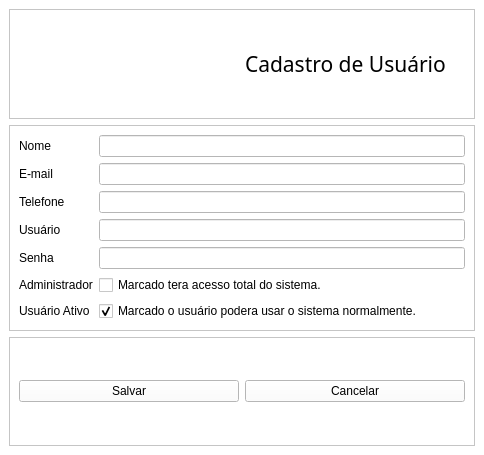
<?xml version="1.0" encoding="UTF-8"?>
<ui version="4.0">
 <class>CadastrodeUsuario</class>
 <widget class="QMainWindow" name="CadastrodeUsuario">
  <property name="windowModality">
   <enum>Qt::ApplicationModal</enum>
  </property>
  <property name="geometry">
   <rect>
    <x>0</x>
    <y>0</y>
    <width>484</width>
    <height>455</height>
   </rect>
  </property>
  <property name="windowTitle">
   <string>Cadastro de Usuário</string>
  </property>
  <property name="styleSheet">
   <string notr="true">background-color: rgb(255, 255, 255);</string>
  </property>
  <widget class="QWidget" name="centralwidget">
   <layout class="QVBoxLayout" name="verticalLayout">
    <item>
     <widget class="QFrame" name="frame_4">
      <property name="frameShape">
       <enum>QFrame::StyledPanel</enum>
      </property>
      <property name="frameShadow">
       <enum>QFrame::Raised</enum>
      </property>
      <layout class="QHBoxLayout" name="horizontalLayout">
       <item>
        <widget class="QLabel" name="TX_Foto">
         <property name="sizePolicy">
          <sizepolicy hsizetype="Preferred" vsizetype="Minimum">
           <horstretch>0</horstretch>
           <verstretch>0</verstretch>
          </sizepolicy>
         </property>
         <property name="text">
          <string/>
         </property>
         <property name="pixmap">
          <pixmap>../Arte/user_person_customer_man_1532.ico</pixmap>
         </property>
         <property name="scaledContents">
          <bool>false</bool>
         </property>
         <property name="alignment">
          <set>Qt::AlignCenter</set>
         </property>
        </widget>
       </item>
       <item>
        <widget class="QLabel" name="TX_Cadastro">
         <property name="font">
          <font>
           <family>Marlboro</family>
           <pointsize>16</pointsize>
          </font>
         </property>
         <property name="text">
          <string>Cadastro de Usuário</string>
         </property>
         <property name="alignment">
          <set>Qt::AlignLeading|Qt::AlignLeft|Qt::AlignVCenter</set>
         </property>
        </widget>
       </item>
      </layout>
     </widget>
    </item>
    <item>
     <widget class="QFrame" name="frame">
      <property name="frameShape">
       <enum>QFrame::StyledPanel</enum>
      </property>
      <property name="frameShadow">
       <enum>QFrame::Raised</enum>
      </property>
      <layout class="QFormLayout" name="formLayout">
       <item row="0" column="0">
        <widget class="QLabel" name="TX_Nome">
         <property name="text">
          <string>Nome</string>
         </property>
        </widget>
       </item>
       <item row="0" column="1">
        <widget class="QLineEdit" name="CP_Nome"/>
       </item>
       <item row="1" column="0">
        <widget class="QLabel" name="TX_Email">
         <property name="text">
          <string>E-mail</string>
         </property>
        </widget>
       </item>
       <item row="1" column="1">
        <widget class="QLineEdit" name="CP_Email"/>
       </item>
       <item row="2" column="0">
        <widget class="QLabel" name="TX_Telefone">
         <property name="text">
          <string>Telefone</string>
         </property>
        </widget>
       </item>
       <item row="2" column="1">
        <widget class="QLineEdit" name="CP_Telefone"/>
       </item>
       <item row="4" column="0">
        <widget class="QLabel" name="TX_Senha">
         <property name="text">
          <string>Senha</string>
         </property>
        </widget>
       </item>
       <item row="3" column="0">
        <widget class="QLabel" name="TX_Usuario">
         <property name="text">
          <string>Usuário</string>
         </property>
        </widget>
       </item>
       <item row="5" column="0">
        <widget class="QLabel" name="TX_Administrador">
         <property name="text">
          <string>Administrador</string>
         </property>
        </widget>
       </item>
       <item row="6" column="0">
        <widget class="QLabel" name="TX_Ativo">
         <property name="text">
          <string>Usuário Ativo</string>
         </property>
        </widget>
       </item>
       <item row="3" column="1">
        <widget class="QLineEdit" name="CP_Usuario">
         <property name="echoMode">
          <enum>QLineEdit::Normal</enum>
         </property>
        </widget>
       </item>
       <item row="4" column="1">
        <widget class="QLineEdit" name="CP_Senha">
         <property name="echoMode">
          <enum>QLineEdit::Password</enum>
         </property>
        </widget>
       </item>
       <item row="5" column="1">
        <widget class="QCheckBox" name="CP_Administrador">
         <property name="toolTipDuration">
          <number>1</number>
         </property>
         <property name="text">
          <string>Marcado tera acesso total do sistema.</string>
         </property>
         <property name="checkable">
          <bool>true</bool>
         </property>
        </widget>
       </item>
       <item row="6" column="1">
        <widget class="QCheckBox" name="CP_Ativo">
         <property name="text">
          <string>Marcado o usuário podera usar o sistema normalmente.</string>
         </property>
         <property name="checkable">
          <bool>true</bool>
         </property>
         <property name="checked">
          <bool>true</bool>
         </property>
        </widget>
       </item>
      </layout>
     </widget>
    </item>
    <item>
     <widget class="QFrame" name="frame_2">
      <property name="frameShape">
       <enum>QFrame::StyledPanel</enum>
      </property>
      <property name="frameShadow">
       <enum>QFrame::Raised</enum>
      </property>
      <layout class="QHBoxLayout" name="horizontalLayout_2">
       <item>
        <widget class="QPushButton" name="BT_Salvar">
         <property name="text">
          <string>Salvar</string>
         </property>
         <property name="icon">
          <iconset>
           <normaloff>../Arte/check_ok_accept_apply_1582.ico</normaloff>../Arte/check_ok_accept_apply_1582.ico</iconset>
         </property>
        </widget>
       </item>
       <item>
        <widget class="QPushButton" name="BT_Cancelar">
         <property name="text">
          <string>Cancelar</string>
         </property>
         <property name="icon">
          <iconset>
           <normaloff>../Arte/delete_delete_exit_1577.ico</normaloff>../Arte/delete_delete_exit_1577.ico</iconset>
         </property>
        </widget>
       </item>
      </layout>
     </widget>
    </item>
   </layout>
  </widget>
 </widget>
 <resources/>
 <connections/>
</ui>
